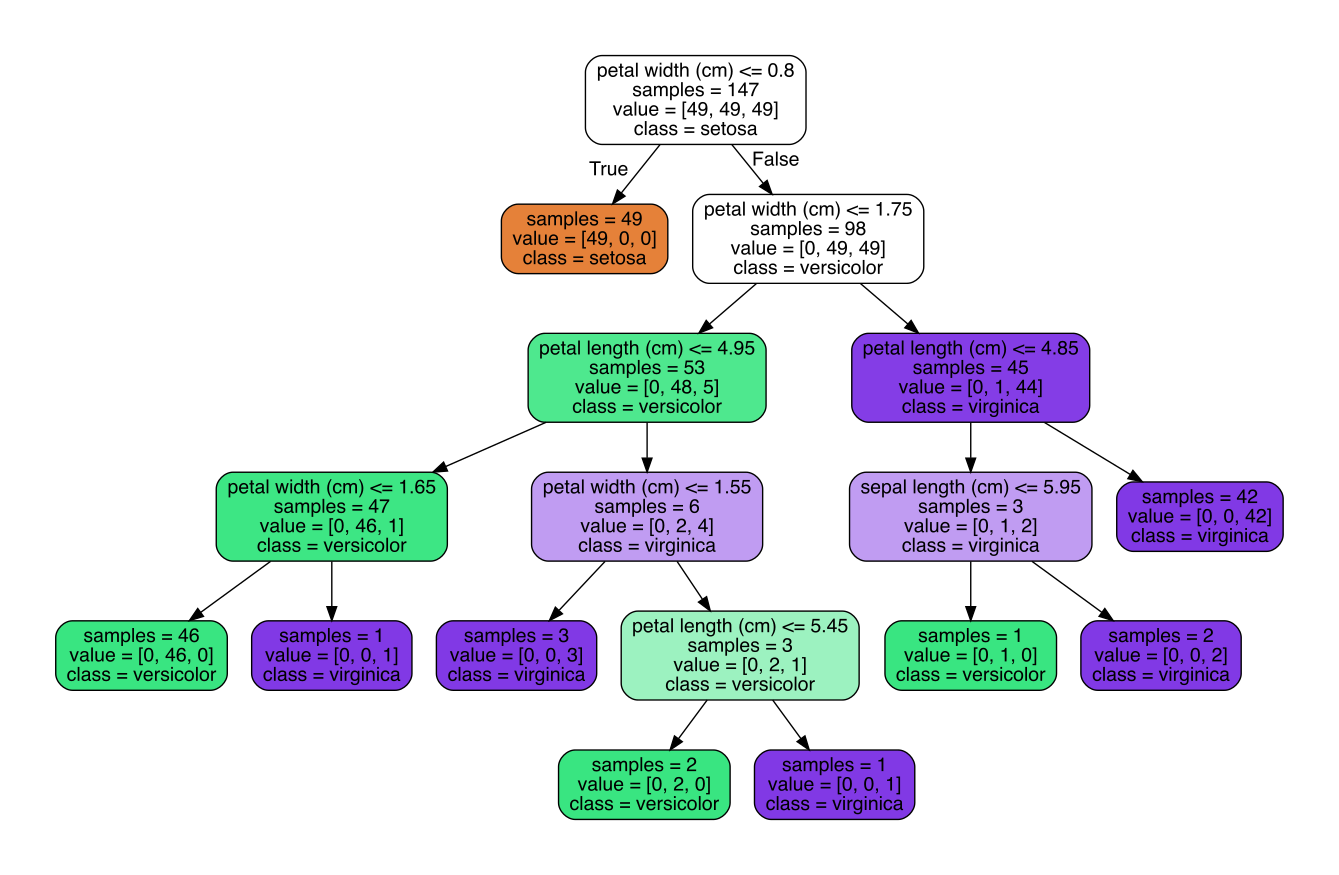

The Python source for this figure:
from sklearn.datasets import load_iris
from sklearn import tree
import numpy as np
from sklearn.externals.six import StringIO
import pydotplus

iris = load_iris()
test_index = [0, 50, 100]

# traing data
train_target = np.delete(iris.target, test_index)
train_data = np.delete(iris.data, test_index, axis=0)

# testing data
test_target = iris.target[test_index]
test_data = iris.data[test_index]

clf = tree.DecisionTreeClassifier()
clf.fit(train_data, train_target)

print(test_target)

print(clf.predict(test_data))

# viz code

dot_data = StringIO()
tree.export_graphviz(clf,
                        out_file=dot_data,
                        feature_names=iris.feature_names,
                        class_names=iris.target_names,
                        filled=True, rounded=True,
                        impurity=False)
graph = pydotplus.graph_from_dot_data(dot_data.getvalue())
graph.write_pdf('iris.pdf')
